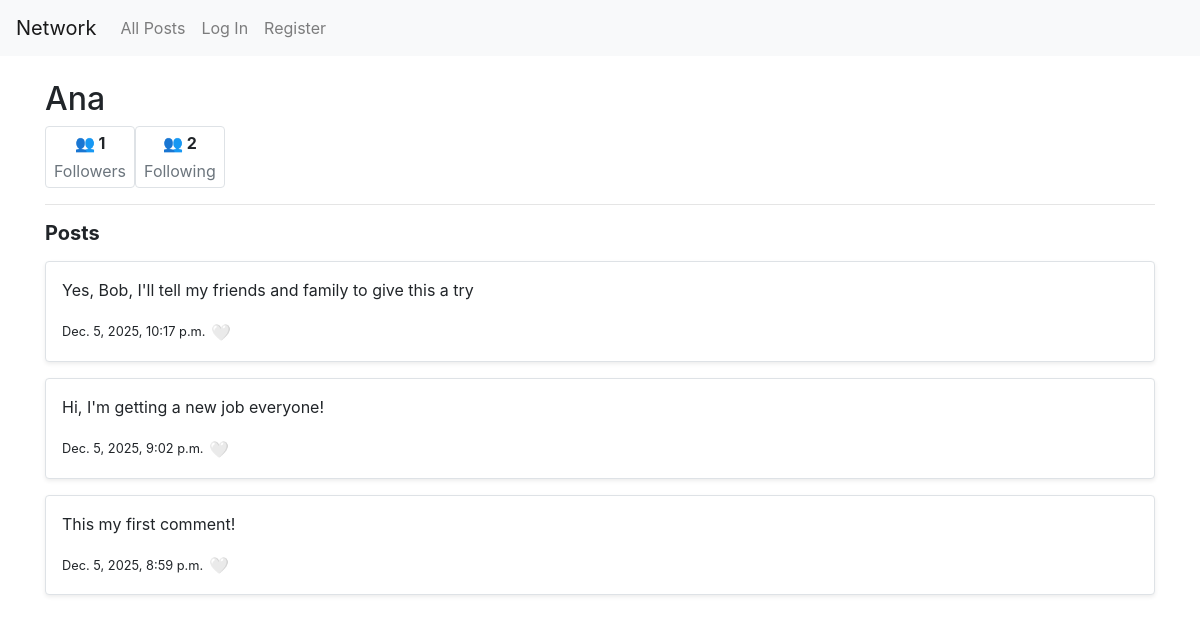
Page /profile/Ana on the earlier database version.
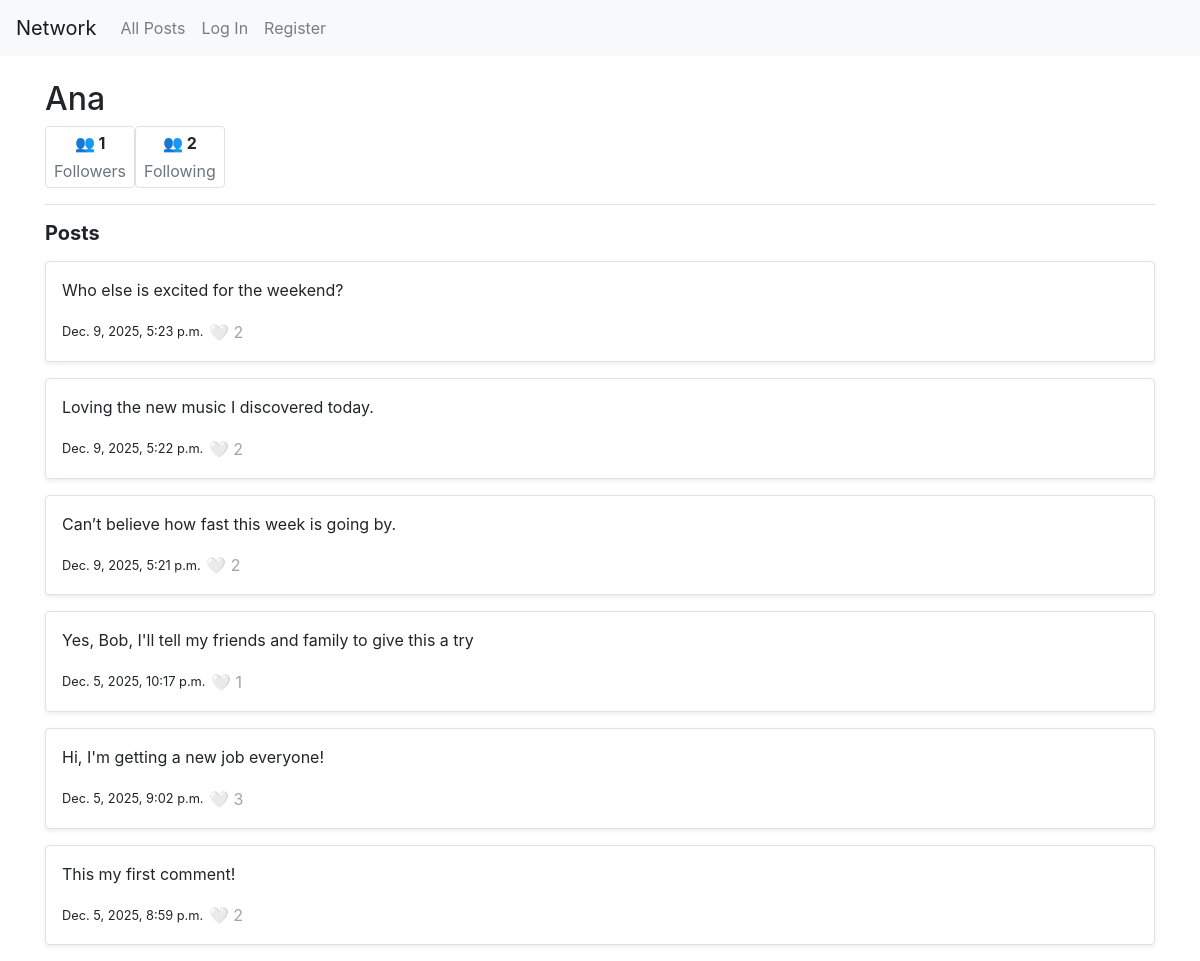
Same page on the later database version.
### network/models.py (models this page shows, shortened)
class User(AbstractUser):
    pass

class Post(models.Model):
    content=models.CharField(max_length=140)
    user = models.ForeignKey(User, on_delete=models.CASCADE, related_name="author")
    timestamp=models.DateTimeField(auto_now_add=True)

### network/views.py (the view)
# urls.py: path("profile/<str:username>", views.profile, name="profile"),
def profile(request, username):
  current_profile=User.objects.get(username=username)
  user_posts=Post.objects.filter(user=current_profile).annotate(likes_count=Count('likes_received')).order_by("-timestamp")
  for post in user_posts:
    if request.user.is_authenticated:
      post.liked = post.likes_received.filter(user=request.user).exists()
    else:
        post.liked = False
  following=Follow.objects.filter(follower=current_profile)
  follower=Follow.objects.filter(following=current_profile)
  is_following = False
  user=request.user
  if user.is_authenticated and user != current_profile:
      following_check=Follow.objects.filter(follower=user, following=current_profile)
      if following_check.exists():
        is_following=True
      else:
        is_following=False
  paginator=Paginator(user_posts, 10)
  page_number = request.GET.get('page')
  posts_page = paginator.get_page(page_number)
  return render(request, "network/profile.html", {
    "posts_page": posts_page,
    "current_profile": current_profile,
    "following_count": following.count(),
    "followers_count": follower.count(),
    "is_following": is_following
  })

### network/templates/network/profile.html (shortened to what this page needs)
{% extends "network/layout.html" %}
{% block body %}
<div class="container mt-4">
<h2>{{ current_profile.username }}</h2>
<div class="d-flex gap-2 mb-3">
  <div class="d-flex flex-column align-items-center border rounded px-2 py-1">
    <p class="mb-1"><strong>👥 {{ followers_count }}</strong></p>
    <p class="text-muted mb-0">Followers</p>
    </div>
    <div class="d-flex flex-column align-items-center border rounded px-2 py-1">
      <p class="mb-1"><strong>👥 {{ following_count }}</strong></p>
      <p class="text-muted mb-0">Following</p>
    </div>
</div>
<hr>
<h5><strong>Posts</strong></h5>
{% for post in posts_page %}
<div class="post-box mt-3 p-3 border rounded bg-white shadow-sm" id="post-{{ post.id }}">
  <p id="post-content-{{ post.id }}">{{ post.content }}</p>
  <small>{{ post.timestamp }}</small>
	<button class="btn-like btn btn-link p-0" data-id="{{ post.id }}" {% if not user.is_authenticated %}disabled{% endif %}>
    <span class="heart-icon">
        {% if user.is_authenticated and post.liked %}
            ❤️
        {% else %}
            🤍
        {% endif %}
    </span>
    {% if post.likes_count > 0 %}
    <span class="like-count">{{ post.likes_count }}</span>
    {% endif %}
  </button>
</div>
{% empty %}
<p>No posts yet.</p>
{% endfor %}
</div>
{% endblock %}

### network/templates/network/layout.html (shortened to what this page needs)
{% load static %}
<!DOCTYPE html>
<html lang="en">
<head>
  <link rel="stylesheet" href="https://stackpath.bootstrapcdn.com/bootstrap/4.4.1/css/bootstrap.min.css">
  <link href="{% static 'network/styles.css' %}" rel="stylesheet">
</head>
<body>
  <nav class="navbar navbar-expand-lg navbar-light bg-light">
    <a class="navbar-brand" href="{% url 'index'  %}">Network</a>
    <div>
      <ul class="navbar-nav mr-auto">
        <li class="nav-item">
          <a class="nav-link" href="{% url 'index' %}">All Posts</a>
        </li>
        {% if user.is_authenticated %}
            <li class="nav-item">
              <a class="nav-link" href="{% url 'following_feed' %}">Following</a>
            </li>
            <li class="nav-item">
              <a class="nav-link" href="{% url 'logout' %}">Log Out</a>
            </li>
        {% else %}
            <li class="nav-item">
              <a class="nav-link" href="{% url 'login' %}">Log In</a>
            </li>
            <li class="nav-item">
              <a class="nav-link" href="{% url 'register' %}">Register</a>
            </li>
        {% endif %}
      </ul>
    </div>
    </nav>
  <div class="body">
      {% block body %}
      {% endblock %}
  </div>
</body>
</html>

### network/static/network/styles.css (style rules this page uses)
.btn-like, .edit-btn { text-decoration: none; }

Differences in the rows shown:
added Post: content "Who else is excited for the weekend?", timestamp "Dec. 9, 2025, 5:23 p.m.", likes_count "2"
added Post: content "Loving the new music I discovered today.", timestamp "Dec. 9, 2025, 5:22 p.m.", likes_count "2"
added Post: content "Can’t believe how fast this week is going by.", timestamp "Dec. 9, 2025, 5:21 p.m.", likes_count "2"
shown differently, row unchanged: Post "Yes, Bob, I'll tell my friends and family to give this a try": likes_count (not shown) → "1"
shown differently, row unchanged: Post "Hi, I'm getting a new job everyone!": likes_count (not shown) → "3"
shown differently, row unchanged: Post "This my first comment!": likes_count (not shown) → "2"
